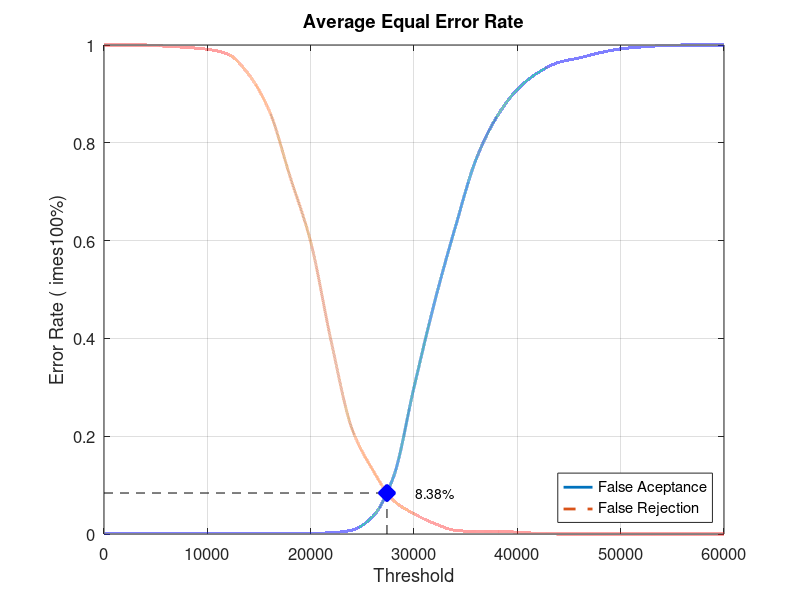
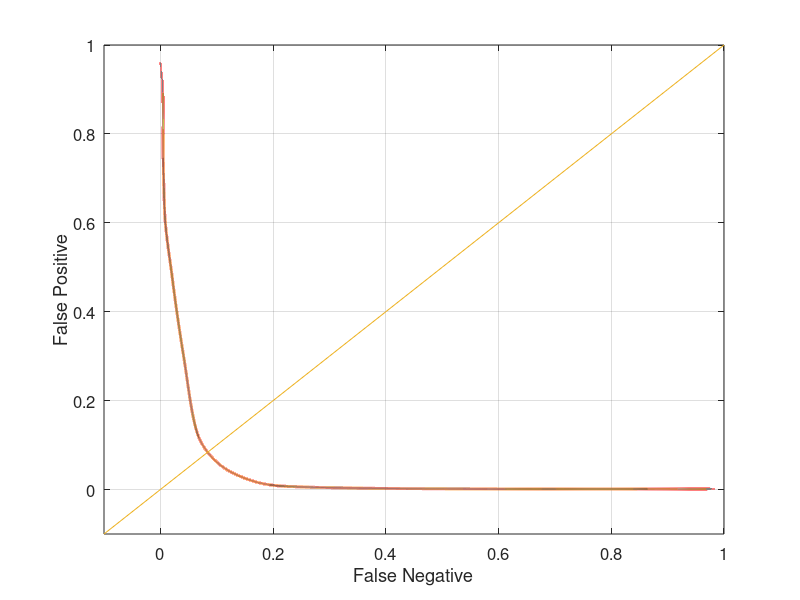

Source code (MATLAB) for these figures, in order:
close all;
clear;
clc;
x = 0:2000:60000;
xq = 0:0.5:60000;

y0 = [0 0.00131579 0.00131579 0.00131579 0.00131579 0.00131579 0.00131579 0.00131579 0.00131579 0.00131579 0.00131579 0.00263158 0.00789474 0.0355263 0.115789 0.3 0.475 0.627632 0.76579 0.852632 0.909211 0.943421 0.964474 0.973684 0.984211 0.992105 0.996053 0.998684 1 1 1]
yy0 = interp1(x, y0, xq, 'pchip');
y1 = [1 1 1 0.9975 0.995 0.99125 0.98125 0.94 0.865 0.73125 0.5975 0.3925 0.215 0.13125 0.06875 0.04125 0.02125 0.0075 0.005 0.005 0.00375 0.00125 0 0 0 0 0 0 0 0 0]
yy1 = interp1(x, y1, xq, 'pchip');

% Calculating EER: 
y2 = abs(y0 - y1);
find(y2 == min(y2))
yy2 = abs(yy0 - yy1);
xEER = find(yy2 == min(yy2));
xEERIndex = xq(xEER) % X-axis EER
yEER = yy0(xEER) % Y-axis EER

main = figure
plot(xq, yy0,'-','LineWidth', 2);	hold on
plot(xq, yy1,'--','LineWidth', 2);	hold on
plot([xEERIndex xEERIndex], [0 yEER], 'k--');	hold on
plot([0 xEERIndex], [yEER yEER], 'k--');	hold on
plot(xEERIndex, yEER, 'bx', 'LineWidth', 10);	hold on
text(xEERIndex + 10 * xEERIndex / 100, yEER, [num2str(round((10000 * yEER)) / 100) '%'])
legend('False Aceptance', 'False Rejection', 'Location', 'SouthEast')
xlabel('Threshold')
ylabel('Error Rate (	imes100%)')
title('Average Equal Error Rate')
set(gca, 'FontSize', 12)
axis([0 60000 0 1])
grid on

print(main, 'Experiment3AverageMain', '-dpng');
FNRxFPR = figure('Color', [1 1 1]);
plot(yy1, yy0, '-', yy1, yy0, 'LineWidth', 2);
hold on
y = -0.1:0.1:1
plot(y, y); 
set(gca, 'FontSize', 12)
xlabel('False Negative')
ylabel('False Positive')
axis([-0.1 1 -0.1 1])
set(gca, 'FontSize', 12)
grid on

print(FNRxFPR, 'Experiment3AverageFNRxFPR','-dpng');
